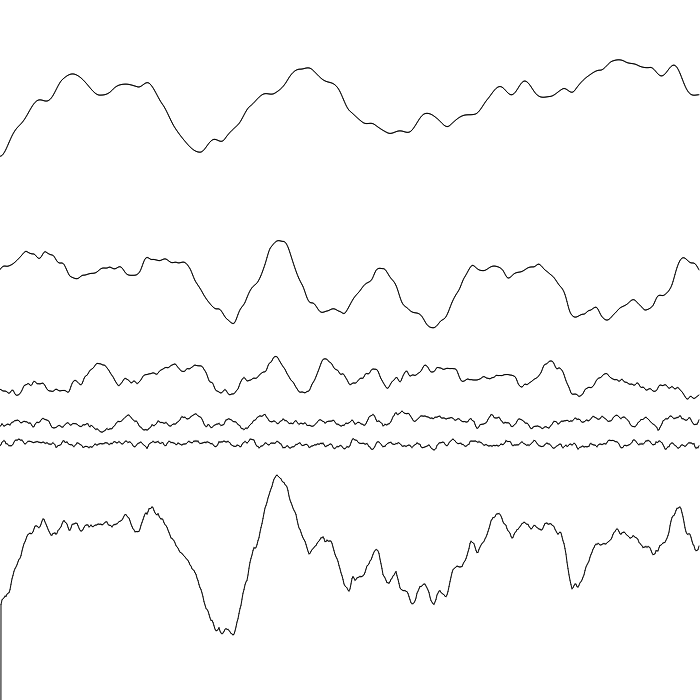
Frame 1 (no input)
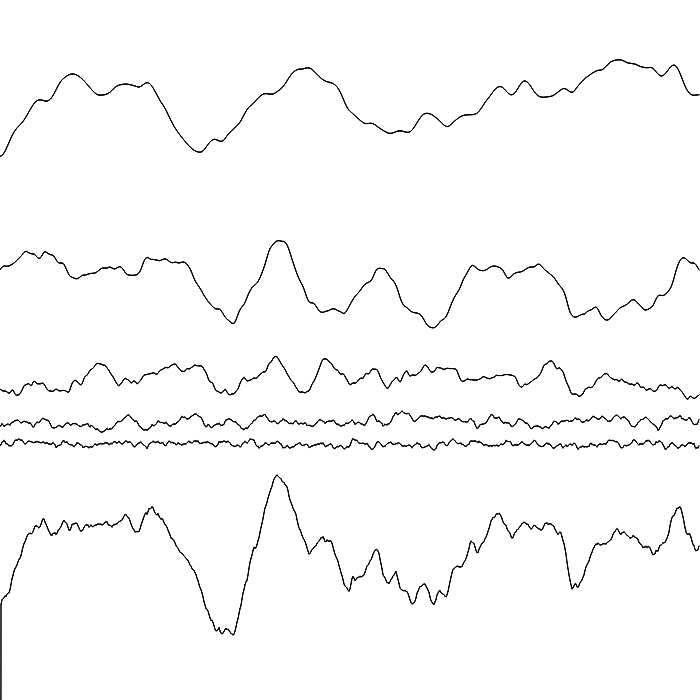
Frame 2 (the mouse pressed at the canvas centre, redrawn once)

The p5.js sketch that drew these frames (run headless with seeded random() and noise() and a simulated clock; the mouse was pressed at the canvas centre and the sketch redrawn once):

// p5.js sketch
// ── sketch.js
var canvas_width = 700;
var canvas_height = 700;

function setup() {
  createCanvas(canvas_width, canvas_height);
}

//TODO summation for final result
function draw() {
  noFill();
  stroke(0);
  var num_points = canvas_width;
  var start_height = 0;
  var noise_smoother = .01;
  var noise_scalar = canvas_height / 3;
  var final_result_height = canvas_height - noise_scalar * 1.5;
  var pi = 3.14159;
  var height = 0;
  var num_lines = 5;
  var final_points = []
  for (i = 0; i < num_points; i++) {
    final_points.push(final_result_height)
  }
  for (j = 0; j < num_lines; j++) {
    var prev_height = noise(start_height) * noise_scalar + start_height;
    final_points[0] += prev_height;
    for(i = 1; i < num_points; i++) {
      height = noise(noise_smoother * i + start_height) * noise_scalar + start_height;
      line(i - 1, prev_height, i, height);
      prev_height = height;
      final_points[i] += height - start_height;
    }
    start_height += noise_scalar;
    noise_smoother = noise_smoother * 2;
    noise_scalar = noise_scalar / 2;
  }

  for (i = 1; i < num_points; i++) {
    line(i - 1, final_points[i-1], i, final_points[i]);
  }
  noLoop();
}
